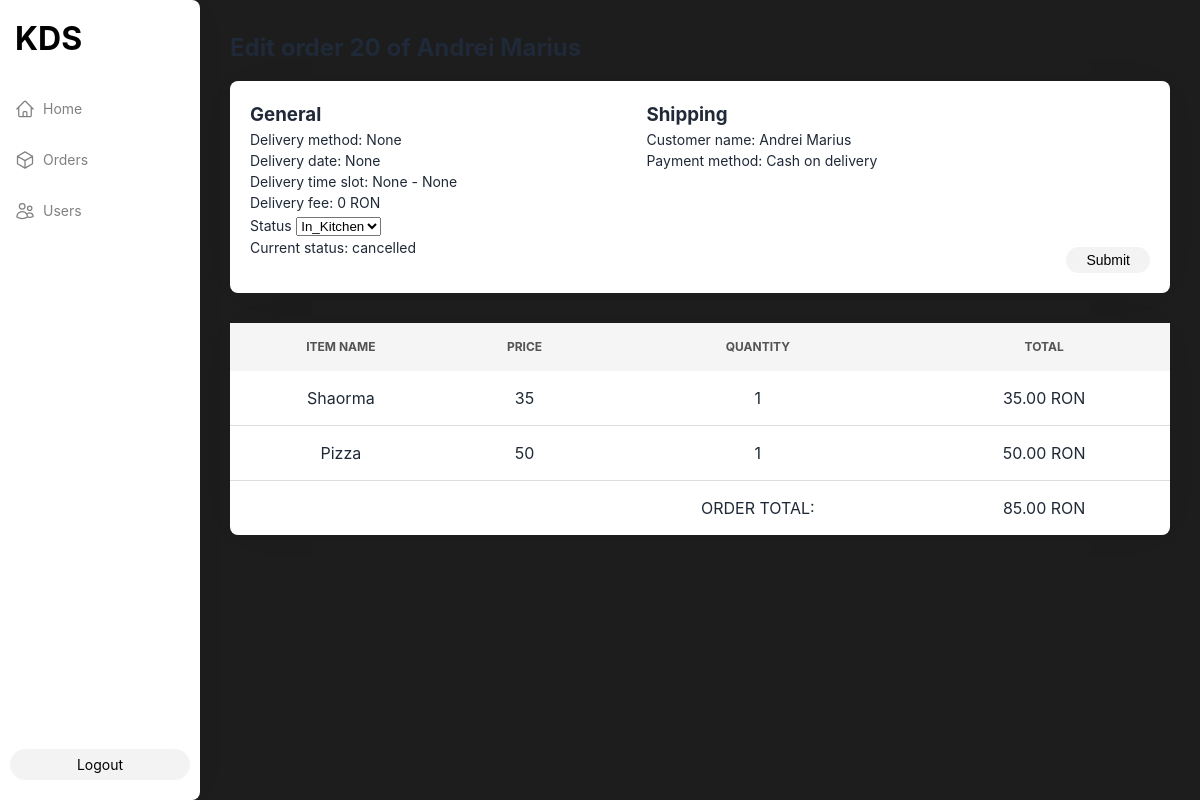
The app's page /order/20/edit (signed in) with its own data.
### models.py (models this page shows)
class Order(db.Model):
    __tablename__ = 'orders'
    __table_args__ = (
        db.UniqueConstraint('fk_order_store_id', 'woo_order_id', name='uq_orders_store_woo_order'),
    )
    id = db.Column(db.Integer, primary_key=True)
    woo_order_id = db.Column(db.Integer, index=True, nullable=False)
    addons = db.Column(db.JSON, default=dict)
    status = db.Column(
        db.String(20),
        nullable=False,
        default="in_kitchen",
        server_default="in_kitchen"
    )
    store_id = db.Column(
        "fk_order_store_id",
        db.Integer,
        db.ForeignKey("stores.id", name="fk_order_store_id", ondelete="CASCADE"),
        nullable=False,
    )
    created_at = db.Column(db.DateTime, index=True)
    delivered_at = db.Column(db.DateTime, index=True)
    customer_name = db.Column(db.String(120))
    payment_method = db.Column(db.String(50))
    total = db.Column(db.Numeric(10, 2))
    line_items = db.Column(db.JSON)

### order_routes.py (the view, shortened to what this page needs)
@orders_bp.route('/order/<int:id>/edit', methods=["GET", "POST"])
@login_required
def edit_order(id):
    order = Order.query.filter_by(id=id).first()
    if not order:
        flash("Error viewing the order", "error")
        return redirect(url_for('orders.show_orders'))
    store = Store.query.filter_by(user_id=session.get('user_id')).first()
    if not store:
        flash("Store is not set up", "error")
        return redirect(url_for('orders.show_orders'))
    return render_template('edit_order.html', order=order, store=store)

### app.py (called while the page is built)
def role_injection():
    return dict(role = session.get("role"))

def clock_injection():
    return dict(clock = datetime.now().strftime("%H:%M"))

def user_injection():
    curr_user = None
    if 'user_id' in session:
        curr_user = User.query.get(session.get('user_id')).username
    return dict(curr_user = curr_user)

### extensions.py (called while the page is built)
def login_required(f):
    @wraps(f)
    def decorated_function(*args, **kwargs):
        if "user_id" not in session:
            return redirect(url_for('login'))
        return f(*args, **kwargs)
    return decorated_function

### templates/edit_order.html (shortened to what this page needs)
{% extends "base.html" %}
{% block content %}
<div class="edit-order-content">
    <h2>Edit order {{ order.id }} of {{ order.customer_name }}</h2>
    <form class="edit-order-form" method="POST">
        <div class="general-info">
            <h3>General</h3>
            {% if 'delivery_date_and_time' in store.addons %}
                <p>Delivery method: {{ order.addons.get('delivery_date_and_time', {}).get('delivery_method', None) | title }}</p>
                <p>Delivery date: {{ order.addons.get('delivery_date_and_time', {}).get('delivery_date', None) }}</p>
                <p>Delivery time slot: {{ order.addons.get('delivery_date_and_time', {}).get('time_slot_start_time', None) }} - {{ order.addons.get('delivery_date_and_time', {}).get('time_slot_end_time', None) }}</p>
                <p>Delivery fee: {{ order.addons.get('delivery_date_and_time', {}).get('time_slot_fee', 0) }} RON</p>
            {% endif %}
            <div class="status">
                <label for="status">Status</label>
                <select name="status" id="status">
                    {% set options = ["in_kitchen", "ready", "delivered"] %}
                    {% for option in options %}
                        <option value="{{ option }}">{{ option.title() }}</option>
                    {% endfor %}
                </select>
                <p>Current status: {{ order.status }}</p>
            </div>
        </div>
        <div class="shipping-info">
            <h3>Shipping</h3>
            <p>Customer name: {{ order.customer_name }}</p>
            <p>Payment method:
                {% if order.payment_method == "cod" %}
                    Cash on delivery
                {% elif order.payment_method == "bacs" %}
                    Bank transfer
                {% endif %}
            </p>
        </div>
        <div class="submit">
            <input class="admin-button" id="edit-order-button" type="submit">
        </div>
    </form>
    <table class="edit-order-items">
        <tr>
            <th>Item name</th>
            <th>Price</th>
            <th>Quantity</th>
            <th>Total</th>
        </tr>
        {% for item in order.line_items %}
            <tr>
                <td>{{ item.name }}</td>
                <td>{{ item.price }}</td>
                <td>{{ item.quantity }}</td>
                <td>{{ item.total }} RON</td>
            </tr>
        {% endfor %}
        <tr>
            <td></td>
            <td></td>
            <td>ORDER TOTAL:</td>
            <td>{{ order.total }} RON</td>
        </tr>
    </table>
</div>
{% endblock %}

### static/css/style.css (style rules this page uses)
* { box-sizing: border-box; margin: 0; padding: 0; }
body { position: relative; font-family: 'Inter', 'Roboto', sans-serif; line-height: 1.5; color: #1f2937 }
.admin-button { font-size: 14px; color: black; background-color: #f3f3f3; border-radius: 30px; box-shadow: none; text-decoration: none; padding: 5px 20px; border: none; cursor: pointer; }
.edit-order-content { margin: 30px; }
.edit-order-content h2 { margin-bottom: 15px; }
.edit-order-form { display: flex; flex-direction: row; justify-content: space-between; background-color: white; width: 100%; padding: 20px; margin-bottom: 30px; border-radius: 8px; box-shadow: 0px 0px 40px -20px rgba(0,0,0,0.2); }
.general-info, .billing-info, .shipping-info { display: flex; flex-direction: column; margin-bottom: 15px; }
.edit-order-form p, label { font-size: 14px; }
.submit { display: flex; align-items: flex-end; }
.edit-order-items { width: 100%; background-color: white; border-spacing: 0px; border-collapse: separate; border-radius: 8px; box-shadow: 0px 0px 40px -20px rgba(0,0,0,0.2); }
.edit-order-items td, .orders-items th { padding: 15px; text-align: center; border-bottom: 1px solid #ddd; }
.edit-order-items th { background-color: #f5f5f5; padding: 15px; font-size: 12px; color: #535353; text-transform: uppercase; }
.edit-order-items tr:last-child td { border-bottom: none; }

### records on screen
Order: addons.get "None", addons.get "0", status "cancelled", customer_name "Andrei Marius", total "85.00"

### other values on screen
{{ item.name }} "Shaorma" "Pizza"
{{ item.price }} "35" "50"
{{ item.quantity }} "1" "1"
{{ item.total }} "35.00" "50.00"
form field status "In_Kitchen"
